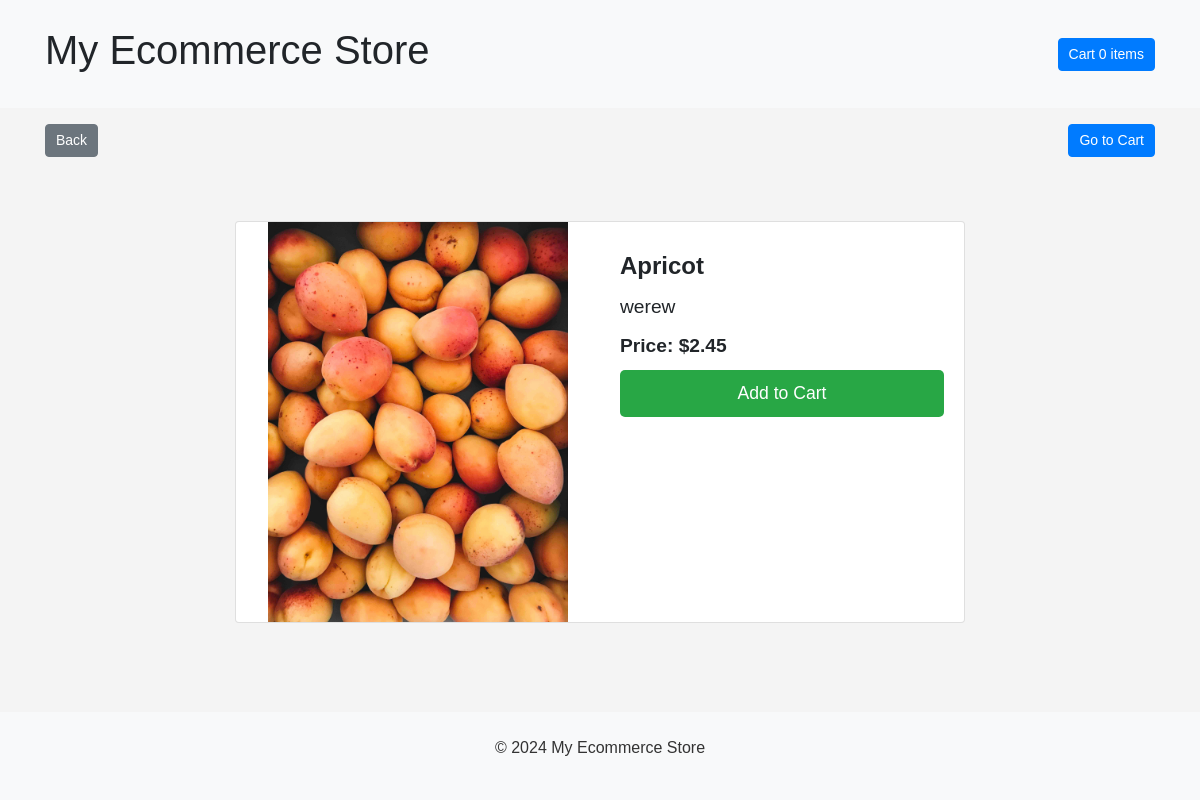
Page /product_detail/12/ on the committed database.
### products/models.py (models this page shows, shortened)
class Product(models.Model):
    name = models.CharField(max_length=100)
    price = models.DecimalField(max_digits=10, decimal_places=2)
    description = models.TextField()
    stock = models.IntegerField()
    image = models.ImageField(upload_to='product_images/', blank=True, null=True)  # Image field

### products/views.py (the view)
# urls.py: path('product_detail/<int:product_id>/', product_detail, name='product_detail'),  # Add this line
def product_detail(request, product_id):
    product = get_object_or_404(Product, pk=product_id)
    return render(request, 'products/product_detail.html', {'product': product})

### products/context_processors.py (called while the page is built)
def cart_counter(request):
    cart = request.session.get("cart", {})
    cart_count = sum(cart.values())
    return {"cart_count": cart_count}

### products/templates/products/product_detail.html (shortened to what this page needs)
<!DOCTYPE html>
<html lang="en">
<head>
    {% load static %}
    <link rel="stylesheet" href="https://stackpath.bootstrapcdn.com/bootstrap/4.5.2/css/bootstrap.min.css">
    <link rel="stylesheet" href="{% static 'css/styles.css' %}">
</head>
<body>
    <header class="header">
        <div class="container d-flex justify-content-between align-items-center py-3">
            <h1>My Ecommerce Store</h1>
            <div class="cart-info">
                <a href="{% url 'cart' %}" class="btn btn-primary">
                    Cart <span id="cart-count">{{ cart_count }}</span> items
                </a>
            </div>
        </div>
    </header>
    <div class="container d-flex justify-content-between">
        <button class="btn btn-secondary my-3" onclick="window.history.back();">Back</button>
        <a href="{% url 'cart' %}" class="btn btn-primary my-3">Go to Cart</a>
    </div>
    <div class="container my-5">
        <div class="row justify-content-center">
            <div class="col-md-8">
                <div class="card">
                    <div class="row no-gutters">
                        <div class="col-md-6">
                            <img src="{{ product.image.url }}" alt="{{ product.name }}" class="card-img-top img-fluid" style="object-fit: contain; max-height: 400px;">
                        </div>
                        <div class="col-md-6">
                            <div class="card-body">
                                <h3 class="card-title">{{ product.name }}</h3>
                                <p class="card-text">{{ product.description }}</p>
                                <p class="card-text"><strong>Price: ${{ product.price }}</strong></p>
                                <a href="#" class="btn btn-primary add-to-cart-btn" data-product-id="{{ product.id }}">Add to Cart</a>
                            </div>
                        </div>
                    </div>
                </div>
            </div>
        </div>
    </div>
    <footer class="footer text-center py-4">
        <p>&copy; 2024 My Ecommerce Store</p>
    </footer>
</body>
</html>

### static/css/styles.css (style rules this page uses)
body { font-family: Arial, sans-serif; background-color: #f4f4f4; margin: 0; padding: 0; display: flex; flex-direction: column; min-height: 100vh; }
.header { display: flex; justify-content: space-between; align-items: center; padding: 10px 20px; background-color: #f8f9fa; }
.btn { padding: 5px 10px; font-size: 14px; }
h3 { margin: 10px 0; }
.add-to-cart-btn, .view-btn { padding: 10px 20px; background-color: #28a745; color: white; border: none; border-radius: 5px; cursor: pointer; text-decoration: none; text-align: center; }
.footer { text-align: center; padding: 10px; background-color: #333; color: white; margin-top: auto; }
.card-img-top { object-fit: contain; max-width: 100%; }
.card-body { padding: 20px; }
.card-title { font-size: 1.5rem; font-weight: bold; }
.card-text { font-size: 1.2rem; margin-bottom: 10px; }
.add-to-cart-btn { font-size: 1.1rem; padding: 10px 20px; width: 100%; }
footer { background-color: #f8f9fa; color: #6c757d; }
.footer { background-color: #f8f9fa; padding: 20px 15px; color: #333; font-size: 16px; }

### rows in the picture
Product: image (picture), name "Apricot", description "werew", price "2.45"

### other values in the picture
{{ cart_count }} "0"
